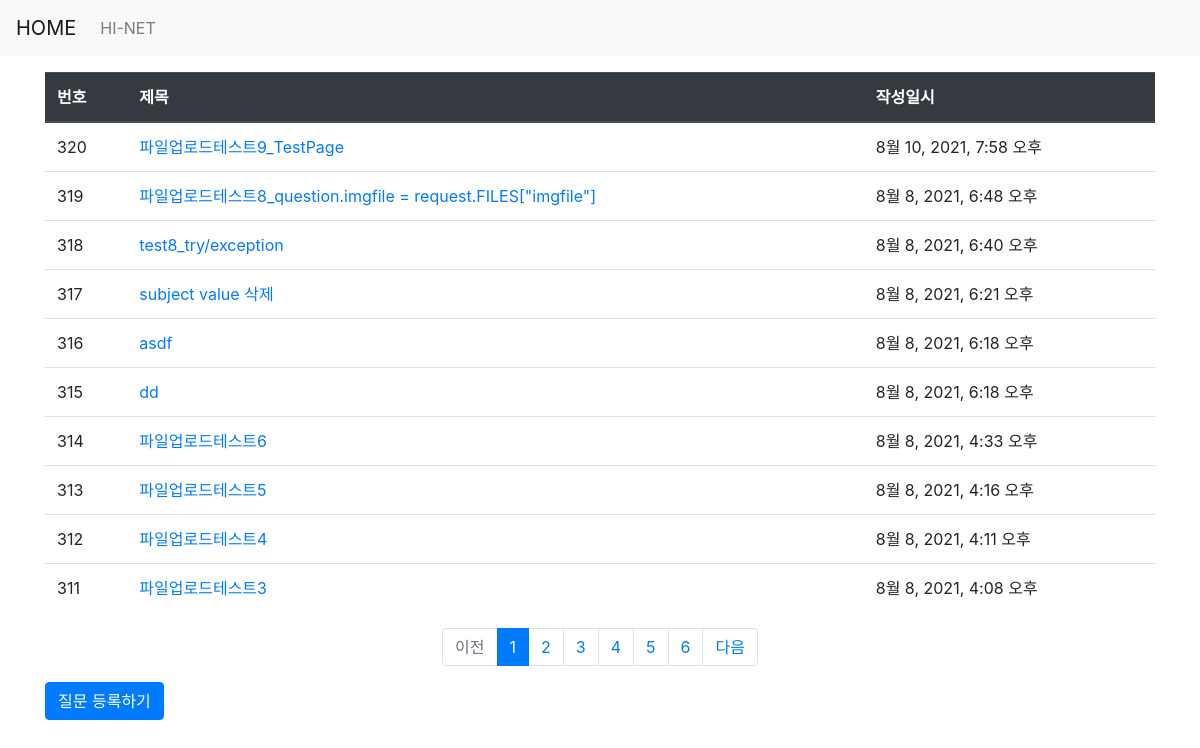
Before: /pybo/ with the older database file.
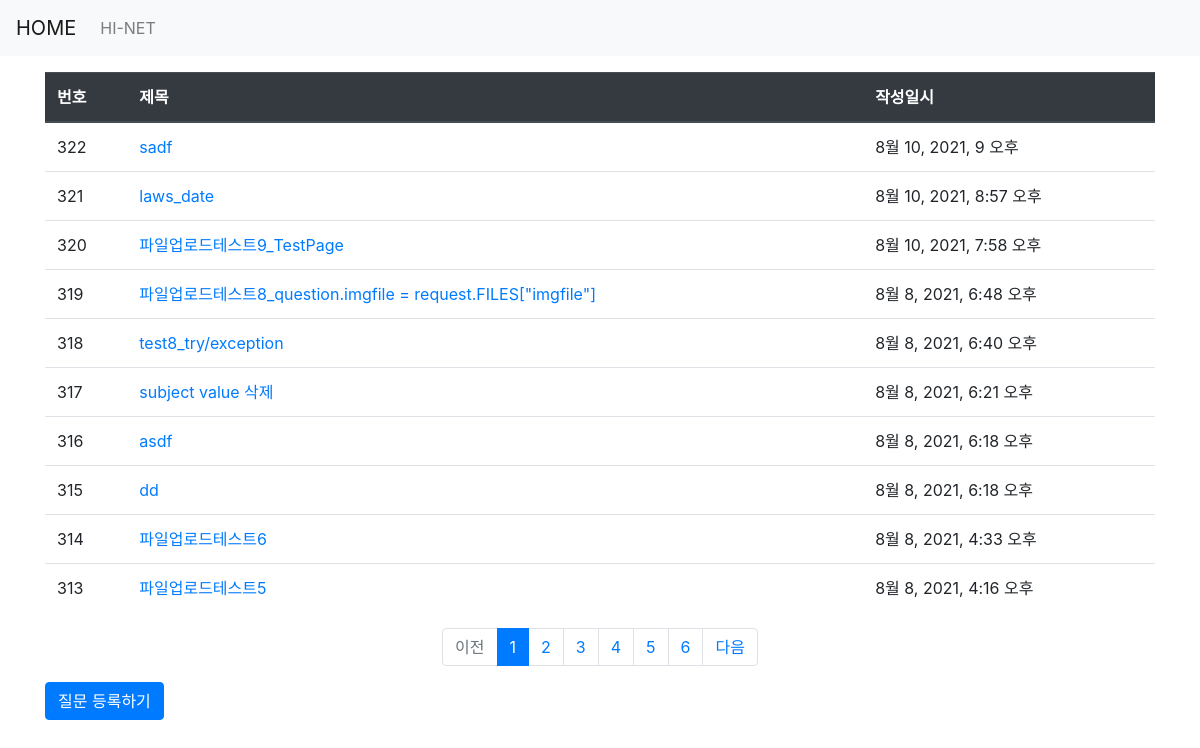
After: the same page with the newer database file.
### pybo/models.py (models this page shows, shortened)
class Question(models.Model):
    subject = models.CharField(max_length=200)
    content = models.TextField()
    imgfile = models.ImageField(null=True, upload_to="", blank=True)  # Need to do "pip3 install image" in cmd, upload_to 는 저장될경로로 ""는 media 폴더를 의미
    create_date = models.DateTimeField()

### pybo/views.py (the view)
# urls.py: path('', views.index, name='index'),
def index(request):
    page = request.GET.get('page', '1') # 페이지(ex-localhost:8000/pybo/?page=1)
    question_list = Question.objects.order_by('-create_date')
    paginator = Paginator(question_list, 10) # 페이지당 10개씩 보여 주기, question_list를 페이징 객체 paginator 로 변환
    page_obj = paginator.get_page(page)
    context = {'question_list': page_obj}
    return render(request, 'pybo/question_list.html', context)

### pybo/templatetags/pybo_filter.py (called while the page is built)
@register.filter
def sub(value, arg):
    return value - arg

### templates/pybo/question_list.html
{% extends 'base.html' %}
{% load pybo_filter %}
{% block content %}
<div class="container my-3">
    <table  class="table">
        <thead>
        <tr class="thead-dark">
            <th>번호</th>
            <th>제목</th>
            <th>작성일시</th>
        </tr>
        </thead>
        <tbody>
        {% if question_list %}
        {% for question in question_list %}
        <tr>
            <td>{{ question_list.paginator.count|sub:question_list.start_index|sub:forloop.counter0|add:1 }}</td>
            <td>
                <a href="{% url 'pybo:detail' question.id %}">
                    {{ question.subject }}
                </a>
            </td>
            <td>{{ question.create_date }}</td>
        </tr>
        {% endfor %}
        {% else %}
        <tr>
            <td colsapn="3">질문이 없습니다.</td>
        </tr>
        {% endif %}
        </tbody>
    </table>
    <ul class="pagination justify-content-center">
        {% if question_list.has_previous %}
        <li class="page-item">
            <a class="page-link" href="?page={{ quesiton_list.previous_page_number }}">
                이전
            </a>
        </li>
        {% else %}
        <li class="page-item disabled">
            <a class="page-link" tabindex="-1" ara-disabled="true" href="#">
                이전
            </a>
        </li>
        {% endif %}
        {% for page_number in question_list.paginator.page_range %}
        {% if page_number >= question_list.number|add:-5 and page_number <= question_list.number|add:5 %}
            {% if page_number == question_list.number %}
            <li class="page-item active" aria-current="page">
                <a class="page-link" href="?page={{ page_number }}">
                    {{ page_number }}
                </a>
            </li>
            {% else %}
            <li class="page-item">
                <a class="page-link" href="?page={{ page_number }}">
                    {{ page_number }}
                </a>
            </li>
            {% endif %}
        {% endif %}
        {% endfor %}
        {% if question_list.has_next %}
        <li class="page-item">
            <a class="page-link" href="?page={{ question_list.next_page_number }}">
                다음
            </a>
        </li>
        {% else %}
        <li class="page-item disabled">
            <a class="page-link" tabindex="-1" aria-disabled="true" href="#">
                다음
            </a>
        </li>
        {% endif %}
    </ul>
    <a href="{% url 'pybo:question_create' %}" class="btn btn-primary" >
        질문 등록하기
    </a>
</div>
{% endblock %}

Changed rows visible on the page:
no longer on this page (row unchanged): Question: paginator.count|sub "312", subject "파일업로드테스트4", create_date "8월 8, 2021, 4:11 오후"
no longer on this page (row unchanged): Question: paginator.count|sub "311", subject "파일업로드테스트3", create_date "8월 8, 2021, 4:08 오후"
added Question: paginator.count|sub "322", subject "sadf", create_date "8월 10, 2021, 9 오후"
added Question: paginator.count|sub "321", subject "laws_date", create_date "8월 10, 2021, 8:57 오후"
